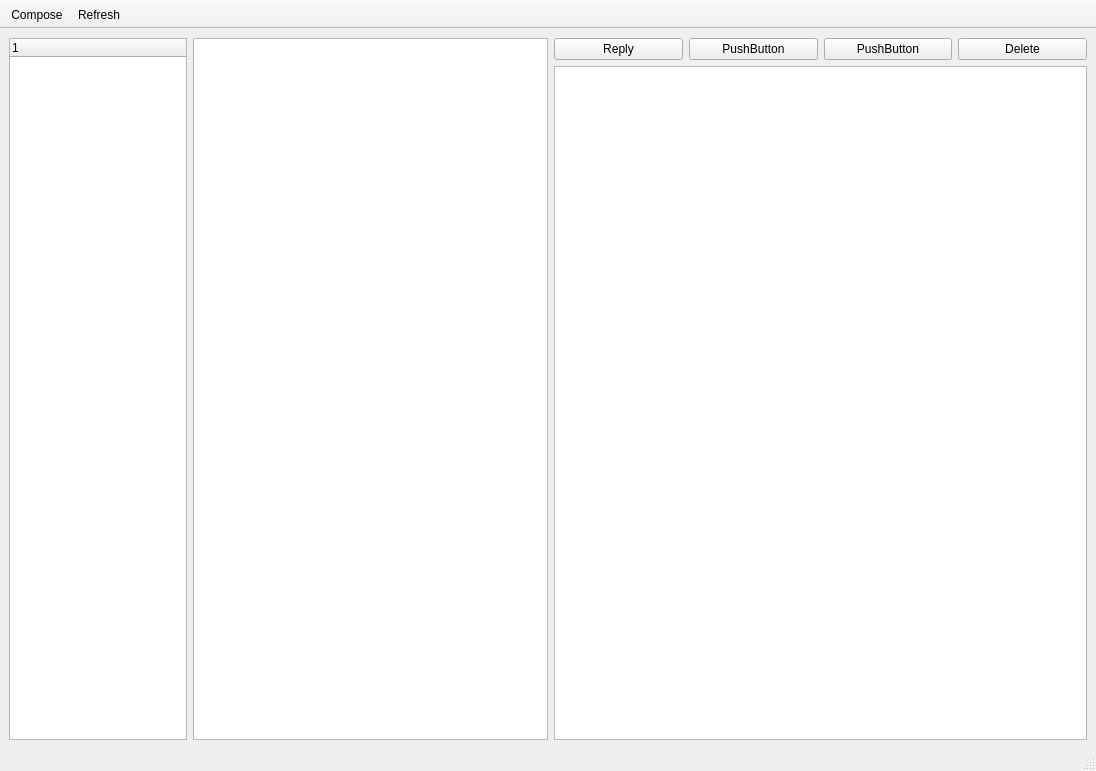
<?xml version="1.0" encoding="UTF-8"?>
<ui version="4.0">
 <class>MainWindow</class>
 <widget class="QMainWindow" name="MainWindow">
  <property name="geometry">
   <rect>
    <x>0</x>
    <y>0</y>
    <width>1096</width>
    <height>771</height>
   </rect>
  </property>
  <property name="windowTitle">
   <string>Kutemail</string>
  </property>
  <property name="toolButtonStyle">
   <enum>Qt::ToolButtonTextBesideIcon</enum>
  </property>
  <widget class="QWidget" name="centralwidget">
   <layout class="QVBoxLayout" name="verticalLayout">
    <item>
     <layout class="QHBoxLayout" name="horizontalLayout" stretch="1,2,3">
      <property name="sizeConstraint">
       <enum>QLayout::SetMaximumSize</enum>
      </property>
      <item>
       <widget class="QTreeWidget" name="treeMailWidget">
        <column>
         <property name="text">
          <string notr="true">1</string>
         </property>
        </column>
       </widget>
      </item>
      <item>
       <widget class="QListWidget" name="listEmails"/>
      </item>
      <item>
       <layout class="QVBoxLayout" name="verticalLayout_2">
        <item>
         <layout class="QHBoxLayout" name="horizontalLayout_2">
          <item>
           <widget class="QPushButton" name="btnReply">
            <property name="text">
             <string>Reply</string>
            </property>
            <property name="icon">
             <iconset theme="mail-reply-sender"/>
            </property>
           </widget>
          </item>
          <item>
           <widget class="QPushButton" name="btnReplyAll">
            <property name="text">
             <string>PushButton</string>
            </property>
            <property name="icon">
             <iconset theme="mail-reply-all"/>
            </property>
           </widget>
          </item>
          <item>
           <widget class="QPushButton" name="btnForward">
            <property name="text">
             <string>PushButton</string>
            </property>
            <property name="icon">
             <iconset theme="mail-forward"/>
            </property>
           </widget>
          </item>
          <item>
           <widget class="QPushButton" name="btnDelete">
            <property name="text">
             <string>Delete</string>
            </property>
            <property name="icon">
             <iconset theme="edit-delete"/>
            </property>
           </widget>
          </item>
         </layout>
        </item>
        <item>
         <widget class="QTextBrowser" name="emailPreview"/>
        </item>
       </layout>
      </item>
     </layout>
    </item>
   </layout>
  </widget>
  <widget class="QStatusBar" name="statusbar"/>
  <widget class="QToolBar" name="toolBar">
   <property name="windowTitle">
    <string>toolBar</string>
   </property>
   <property name="movable">
    <bool>false</bool>
   </property>
   <property name="floatable">
    <bool>false</bool>
   </property>
   <attribute name="toolBarArea">
    <enum>TopToolBarArea</enum>
   </attribute>
   <attribute name="toolBarBreak">
    <bool>false</bool>
   </attribute>
   <addaction name="actionCompose"/>
   <addaction name="actionRefresh"/>
  </widget>
  <action name="actionQuit">
   <property name="text">
    <string>&amp;Quit</string>
   </property>
  </action>
  <action name="actionCompose">
   <property name="icon">
    <iconset theme="document-new">
     <normaloff/>
    </iconset>
   </property>
   <property name="text">
    <string>Compose</string>
   </property>
   <property name="toolTip">
    <string>Write new eMail</string>
   </property>
   <property name="shortcut">
    <string>Alt+N</string>
   </property>
  </action>
  <action name="actionRefresh">
   <property name="icon">
    <iconset theme="view-refresh">
     <normaloff/>
    </iconset>
   </property>
   <property name="text">
    <string>Refresh</string>
   </property>
   <property name="toolTip">
    <string>Check for new eMails</string>
   </property>
   <property name="shortcut">
    <string>Alt+R</string>
   </property>
  </action>
 </widget>
 <resources/>
 <connections>
  <connection>
   <sender>actionQuit</sender>
   <signal>triggered()</signal>
   <receiver>MainWindow</receiver>
   <slot>close()</slot>
   <hints>
    <hint type="sourcelabel">
     <x>-1</x>
     <y>-1</y>
    </hint>
    <hint type="destinationlabel">
     <x>146</x>
     <y>66</y>
    </hint>
   </hints>
  </connection>
  <connection>
   <sender>actionCompose</sender>
   <signal>triggered()</signal>
   <receiver>MainWindow</receiver>
   <slot>onComposeMail()</slot>
   <hints>
    <hint type="sourcelabel">
     <x>-1</x>
     <y>-1</y>
    </hint>
    <hint type="destinationlabel">
     <x>547</x>
     <y>385</y>
    </hint>
   </hints>
  </connection>
  <connection>
   <sender>actionRefresh</sender>
   <signal>triggered()</signal>
   <receiver>MainWindow</receiver>
   <slot>onRefresh()</slot>
   <hints>
    <hint type="sourcelabel">
     <x>-1</x>
     <y>-1</y>
    </hint>
    <hint type="destinationlabel">
     <x>547</x>
     <y>385</y>
    </hint>
   </hints>
  </connection>
  <connection>
   <sender>treeMailWidget</sender>
   <signal>itemClicked(QTreeWidgetItem*,int)</signal>
   <receiver>MainWindow</receiver>
   <slot>onFolderSelected()</slot>
   <hints>
    <hint type="sourcelabel">
     <x>157</x>
     <y>291</y>
    </hint>
    <hint type="destinationlabel">
     <x>225</x>
     <y>-8</y>
    </hint>
   </hints>
  </connection>
  <connection>
   <sender>listEmails</sender>
   <signal>itemClicked(QListWidgetItem*)</signal>
   <receiver>MainWindow</receiver>
   <slot>onMailSelected()</slot>
   <hints>
    <hint type="sourcelabel">
     <x>264</x>
     <y>238</y>
    </hint>
    <hint type="destinationlabel">
     <x>421</x>
     <y>-11</y>
    </hint>
   </hints>
  </connection>
 </connections>
 <slots>
  <slot>onComposeMail()</slot>
  <slot>onRefresh()</slot>
  <slot>onFolderSelected()</slot>
  <slot>onMailSelected(item)</slot>
 </slots>
</ui>
